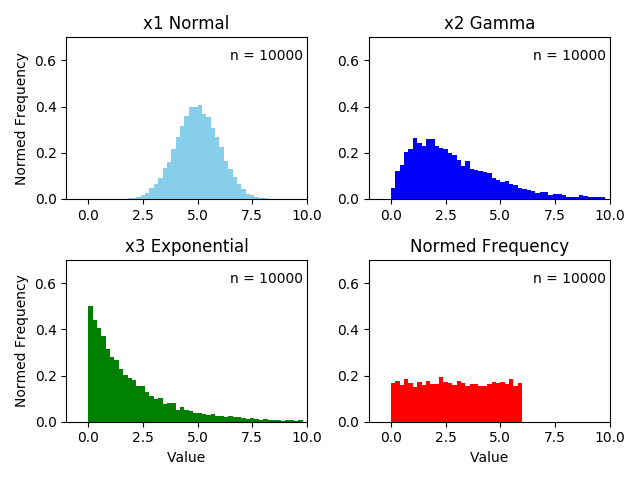

Source code (Python):

# coding: utf-8

# # Practice Assignment: Understanding Distributions Through Sampling
# 
# ** *This assignment is optional, and I encourage you to share your solutions with me and your peers in the discussion forums!* **
# 
# 
# To complete this assignment, create a code cell that:
# * Creates a number of subplots using the `pyplot subplots` or `matplotlib gridspec` functionality.
# * Creates an animation, pulling between 100 and 1000 samples from each of the random variables (`x1`, `x2`, `x3`, `x4`) for each plot and plotting this as we did in the lecture on animation.
# * **Bonus:** Go above and beyond and "wow" your classmates (and me!) by looking into matplotlib widgets and adding a widget which allows for parameterization of the distributions behind the sampling animations.
# 
# 
# Tips:
# * Before you start, think about the different ways you can create this visualization to be as interesting and effective as possible.
# * Take a look at the histograms below to get an idea of what the random variables look like, as well as their positioning with respect to one another. This is just a guide, so be creative in how you lay things out!
# * Try to keep the length of your animation reasonable (roughly between 10 and 30 seconds).

# In[1]:

import matplotlib.pyplot as plt
import numpy as np

get_ipython().magic('matplotlib notebook')

# generate 4 random variables from the random, gamma, exponential, and uniform distributions
x1 = np.random.normal(-2.5, 1, 10000)
x2 = np.random.gamma(2, 1.5, 10000)
x3 = np.random.exponential(2, 10000)+7
x4 = np.random.uniform(14,20, 10000)

# plot the histograms
plt.figure(figsize=(9,3))
plt.hist(x1, normed=True, bins=20, alpha=0.5)
plt.hist(x2, normed=True, bins=20, alpha=0.5)
plt.hist(x3, normed=True, bins=20, alpha=0.5)
plt.hist(x4, normed=True, bins=20, alpha=0.5);
plt.axis([-7,21,0,0.6])

plt.text(x1.mean()-1.5, 0.5, 'x1\nNormal')
plt.text(x2.mean()-1.5, 0.5, 'x2\nGamma')
plt.text(x3.mean()-1.5, 0.5, 'x3\nExponential')
plt.text(x4.mean()-1.5, 0.5, 'x4\nUniform')


# In[2]:

# import necessary libraries
import matplotlib.animation as animation

x1 = x1 + 7.5
x3 = x3 - 7
x4 = x4 - 14
x = [x1, x2, x3, x4]


# In[3]:

# Set titles
titles = ['x1 Normal', 'x2 Gamma', 'x3 Exponential', 'Normed Frequency']
colors = ["skyblue","blue","green","red"]

# Create subplots
fig, ((ax1, ax2), (ax3, ax4)) = plt.subplots(2, 2, sharey = True)
ax = [ax1, ax2, ax3, ax4]

# Animation
def update(curr):
    if curr == 100:
        a.event_source.stop()
    for i in range(len(ax)):
        ax[i].cla()
        bins = np.arange(0, 10, 0.2)
        ax[i].hist(x[i][:100*curr], normed=True, bins=bins, color=colors[i])
        ax[i].axis([-1, 10, 0, 0.7])
        ax[i].set_title(titles[i])
        if (i % 2) == 0:
            ax[i].set_ylabel('Normed Frequency')
        if i > 1:
            ax[i].set_xlabel('Value')
        ax[i].annotate('n = {}'.format(100*curr), [6.5, 0.6])
    plt.tight_layout()

a = animation.FuncAnimation(fig, update, interval = 100)


# In[ ]:
